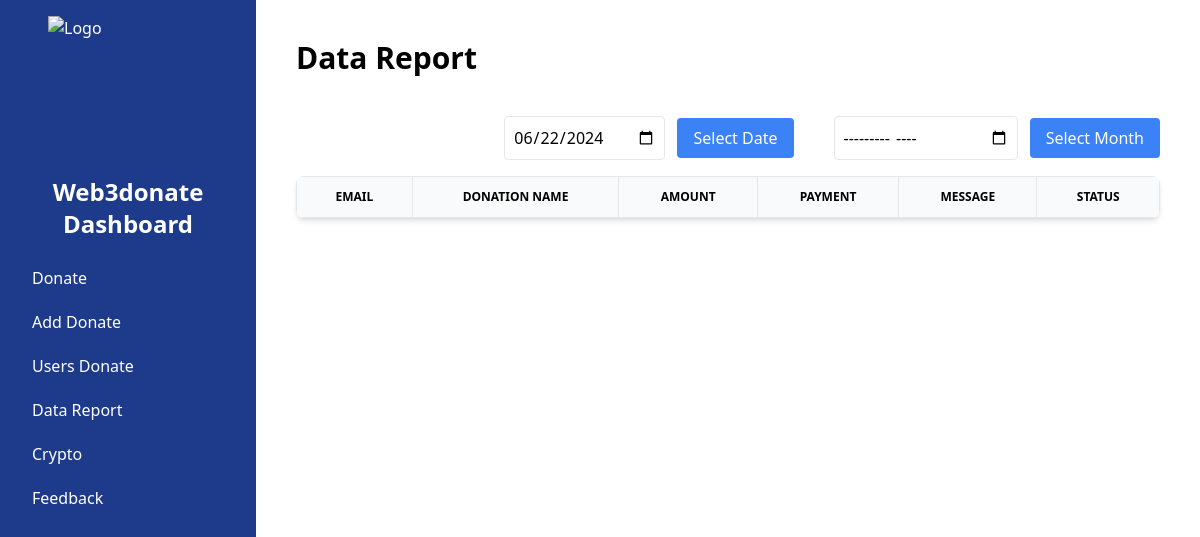
The app's page /tb_data.php, older data.
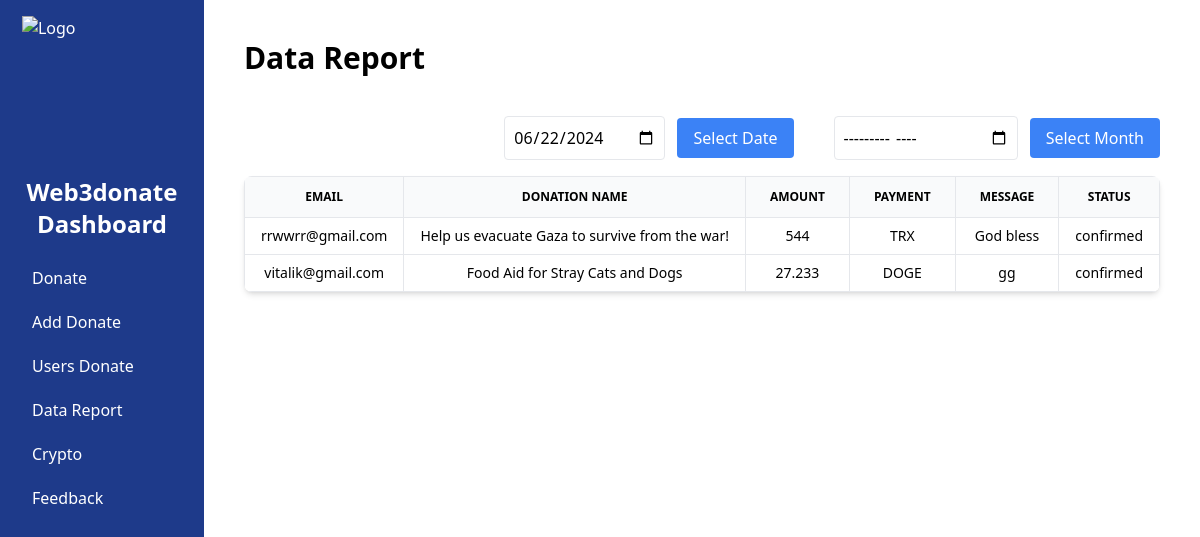
The same page, newer data.
### tables this page shows
CREATE TABLE `payments` (
  `id` int(11) NOT NULL,
  `donate_name` varchar(255) NOT NULL,
  `user_email` varchar(255) NOT NULL,
  `crypto_name` varchar(255) NOT NULL,
  `transaction_proof` varchar(255) NOT NULL,
  `message` text DEFAULT NULL,
  `STATUS` varchar(50) DEFAULT 'pending',
  `created_at` timestamp NOT NULL DEFAULT current_timestamp(),
  `Amount` float DEFAULT NULL
);

### fetch_payment.php (called while the page is built, shortened)
<?php
require 'koneksi_payment.php';
$query_sql = "SELECT * FROM payments WHERE STATUS = 'confirmed'";
$result = mysqli_query($conn_payment, $query_sql);
$payment_data = [];
if ($result) {
    while ($row = mysqli_fetch_assoc($result)) {
        $payment_data[] = $row;
    }
}
return $payment_data;
?>

### tb_data.php (the view, shortened to what this page needs)
<!DOCTYPE html>
<html lang="en">
<head>
    <link rel="stylesheet" href="css/style.css">
</head>
<body class="flex h-screen">
    <div class="w-64 bg-blue-900 text-white p-4">
        <img src="img/logo.png" class="w-40 h-40 mx-auto" alt="Logo">
        <h2 class="text-2xl font-semibold mb-4 text-center">Web3donate Dashboard</h2>
        <nav>
            <a href="tb_donate.php" class="block py-2.5 px-4 rounded hover:bg-blue-700">Donate</a>
            <a href="tb_add_donate.php" class="block py-2.5 px-4 rounded hover:bg-blue-700">Add Donate</a>
            <a href="tb_user.php" class="block py-2.5 px-4 rounded hover:bg-blue-700">Users Donate</a>
            <a href="tb_data.php" class="block py-2.5 px-4 rounded hover:bg-blue-700">Data Report</a>
            <a href="tb_crypto.php" class="block py-2.5 px-4 rounded hover:bg-blue-700">Crypto</a>
            <a href="tb_feedback.php" class="block py-2.5 px-4 rounded hover:bg-blue-700">Feedback</a>
        </nav>
    </div>
    <div class="flex-1 p-10">
        <h1 class="text-3xl font-bold mb-10">Data Report</h1>
        <div class="flex justify-end mb-4">
            <form id="date_form" action="" method="get">
                <input type="date" id="date_selected_date" name="selected_date" class="border p-2 rounded" value="<?php echo htmlspecialchars($_GET['selected_date'] ?? date('Y-m-d')); ?>">
                <button type="button" class="bg-blue-500 text-white px-4 py-2 rounded ml-2 mr-10" onclick="setDateRange()">Select Date</button>
            </form>
            <form id="date_form" action="" method="get">
                <input type="month" id="month_selected_date" name="selected_month" class="border p-2 rounded" value="<?php echo htmlspecialchars($_GET['selected_month'] ?? date('Y-m-d')); ?>">
                <button type="button" class="bg-blue-500 text-white px-4 py-2 rounded ml-2" onclick="setMonthRange()">Select Month</button>
            </form>
        </div>
        <div class="relative overflow-x-auto shadow-md sm:rounded-lg">
            <table class="w-full min-w-max text-sm text-left text-black-500 border">
                <thead class="text-center text-xs text-black-700 uppercase bg-gray-50 border">
                    <tr>
                        <th scope="col" class="px-6 py-3 border">Email</th>
                        <th scope="col" class="px-6 py-3 border">Donation Name</th>
                        <th scope="col" class="px-6 py-3 border">Amount</th>
                        <th scope="col" class="px-6 py-3 border">Payment</th>
                        <th scope="col" class="px-6 py-3 border">Message</th>
                        <th scope="col" class="px-6 py-3 border">Status</th>
                    </tr>
                </thead>
                <tbody>
                    <?php
                    require 'fetch_payment.php';
                    foreach ($payment_data as $row) {
                        ?>
                        <tr class="text-center border">
                            <td class="border px-4 py-2"><?php echo htmlspecialchars($row['user_email']); ?></td>
                            <td class="border px-4 py-2"><?php echo htmlspecialchars($row['donate_name']); ?></td>
                            <td class="border px-4 py-2"><?php echo htmlspecialchars($row['Amount']); ?></td>
                            <td class="border px-4 py-2"><?php echo htmlspecialchars($row['crypto_name']); ?></td>
                            <td class="border px-4 py-2"><?php echo htmlspecialchars($row['message']); ?></td>
                            <td class="border px-4 py-2"><?php echo htmlspecialchars($row['STATUS']); ?></td>
                        </tr>
                        <?php
                    }
                    ?>
                </tbody>
            </table>
        </div>
    </div>
</body>
</html>

Row changes from the older to the newer data that the page shows:
added payments: user_email "rrwwrr@gmail.com", donate_name "Help us evacuate Gaza to survive from the war!", Amount "544", crypto_name "TRX", message "God bless", STATUS "confirmed"
added payments: user_email "vitalik@gmail.com", donate_name "Food Aid for Stray Cats and Dogs", Amount "27.233", crypto_name "DOGE", message "gg", STATUS "confirmed"
